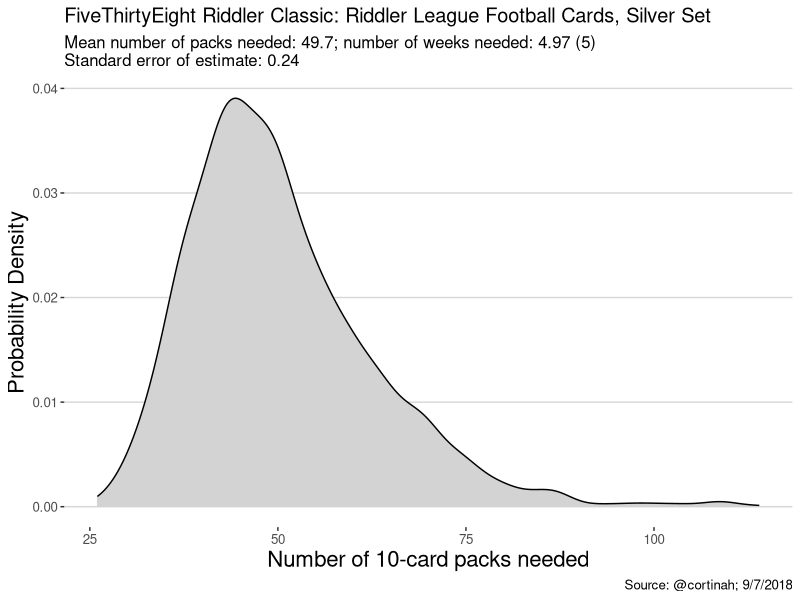
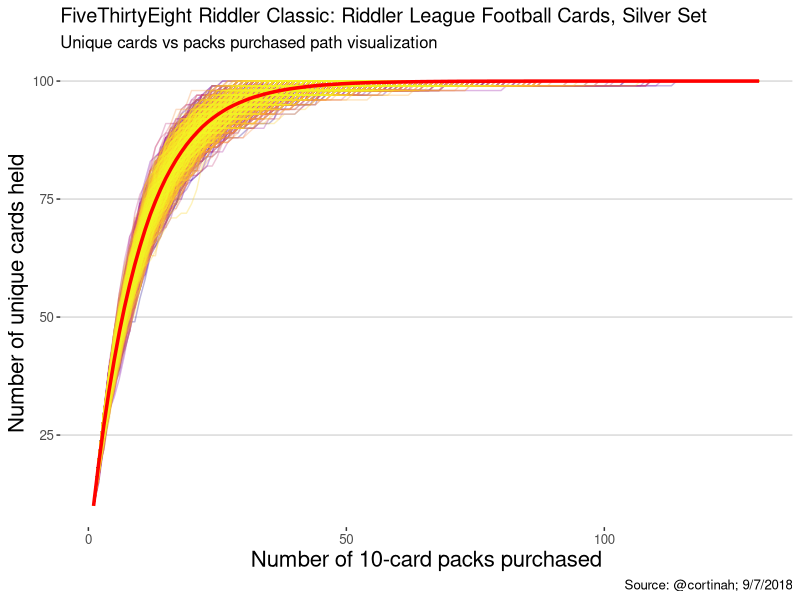
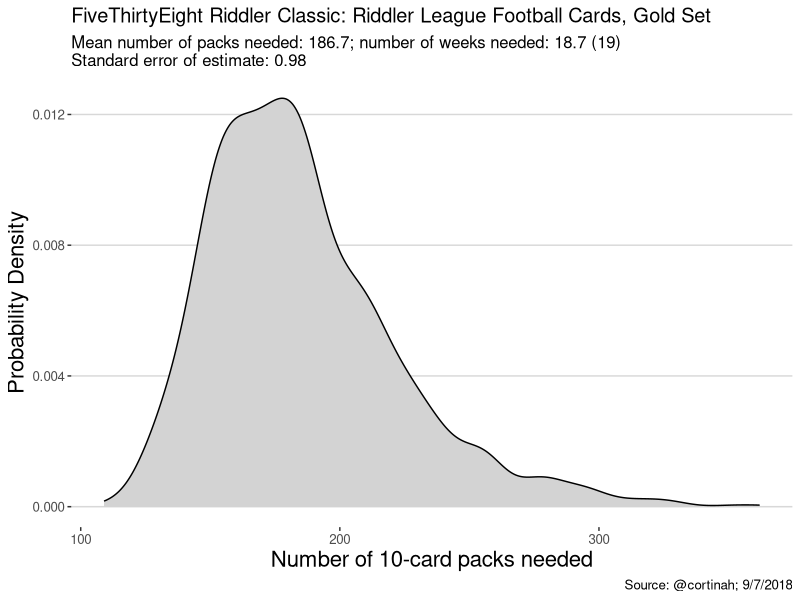
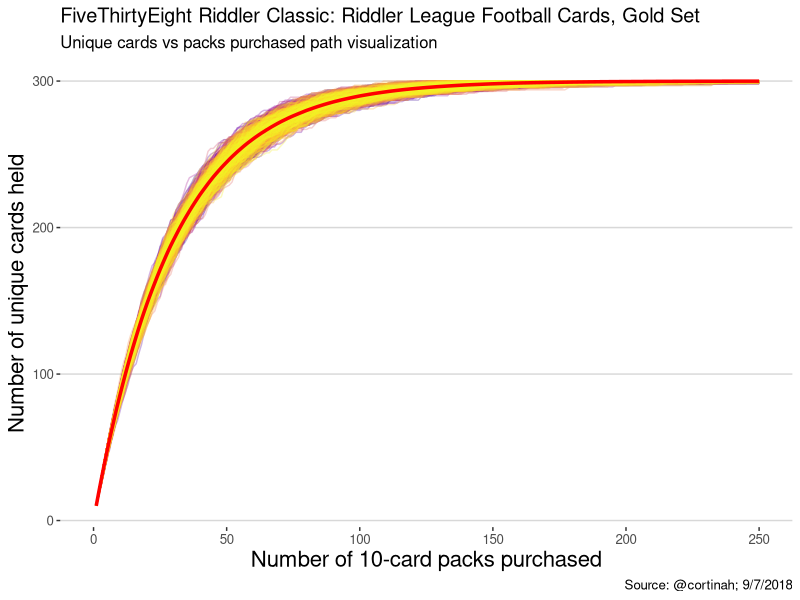

Here is the R script that generated these plots, in order:
## ---- chunk 1
library(tidyverse)
library(ggthemes)

cards <- 1:100
runs <- 2500
total <- vector("numeric",runs)
all_runs <- as.data.frame(matrix(NA,nrow=130,ncol=runs))
run <- 1
set.seed(1234)

while(run<=runs) {

  have <- vector("numeric",10)
  count <- 0
  
  repeat {
    draw <- sample(cards,10,replace=F)
    count <- count+1
    have <- unique(c(have,draw))
    all_runs[count, run] <- length(have)-1
  if (all(cards %in% have)) break
        }

  total[run] <- count
  run <- run+1
  }

ggplot(as.data.frame(total),aes(x=total)) +geom_density(fill='lightgrey') +
  theme_hc() +labs(x='Number of 10-card packs needed',
                   title='FiveThirtyEight Riddler Classic: Riddler League Football Cards, Silver Set',
                   caption='Source: @cortinah; 9/7/2018',y='Probability Density',
                   subtitle='Mean number of packs needed: 49.7; number of weeks needed: 4.97 (5)\nStandard error of estimate: 0.24') +theme(axis.title = element_text(size=16))

all_runs[is.na(all_runs)] <- 100

mean_runs <- data.frame(run=1:130,mean=rowMeans(all_runs))

all_runs <- gather(all_runs)
all_runs <- all_runs %>% group_by(key) %>% mutate(run=1:n())

ggplot(all_runs,aes(x=run,y=value)) +geom_line(aes(color=key)) +theme_hc() +
  theme(legend.position="none") +scale_color_viridis_d(alpha=0.3,option = 'C') +geom_line(data=mean_runs,aes(x=run,y=mean),color='red',size=1.2) +
  labs(x='Number of 10-card packs purchased', title='FiveThirtyEight Riddler Classic: Riddler League Football Cards, Silver Set',
       caption='Source: @cortinah; 9/7/2018',y='Number of unique cards held', subtitle='Unique cards vs packs purchased path visualization') +
  theme(axis.title = element_text(size=16))
## ---- chunk 2
cards <- 1:300
runs <- 1500
total <- vector("numeric",runs)
all_runs <- as.data.frame(matrix(NA,nrow=400,ncol=runs))
run <- 1
set.seed(1234)

while(run<=runs) {

  have <- vector("numeric",10)
  count <- 0
  
repeat {
draw <- sample(cards,10,replace=F)
count <- count+1
have <- unique(c(have,draw))
all_runs[count, run] <- length(have)-1
if (all(cards %in% have)) break
}

total[run] <- count
run <- run+1
}


ggplot(as.data.frame(total),aes(x=total)) +geom_density(fill='lightgrey') +
  theme_hc() +labs(x='Number of 10-card packs needed',
                   title='FiveThirtyEight Riddler Classic: Riddler League Football Cards, Gold Set',
                   caption='Source: @cortinah; 9/7/2018',y='Probability Density',
                   subtitle='Mean number of packs needed: 186.7; number of weeks needed: 18.7 (19)\nStandard error of estimate: 0.98') +theme(axis.title = element_text(size=16))

all_runs[is.na(all_runs)] <- 300

mean_runs <- data.frame(run=1:400,mean=rowMeans(all_runs))

all_runs <- gather(all_runs)
all_runs <- all_runs %>% group_by(key) %>% mutate(run=1:n())

ggplot(all_runs,aes(x=run,y=value)) +geom_line(aes(color=key)) +theme_hc() +
  theme(legend.position="none") +scale_color_viridis_d(alpha=0.3,option = 'C') +geom_line(data=mean_runs,aes(x=run,y=mean),color='red',size=1.2) +
  labs(x='Number of 10-card packs purchased', title='FiveThirtyEight Riddler Classic: Riddler League Football Cards, Gold Set',
       caption='Source: @cortinah; 9/7/2018',y='Number of unique cards held', subtitle='Unique cards vs packs purchased path visualization') +
  theme(axis.title = element_text(size=16)) +xlim(0, 250)
